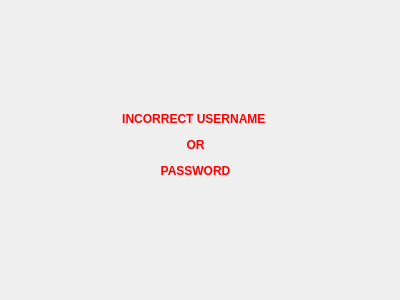
<?xml version="1.0" encoding="UTF-8"?>
<ui version="4.0">
 <class>Dialog</class>
 <widget class="QDialog" name="Dialog">
  <property name="geometry">
   <rect>
    <x>0</x>
    <y>0</y>
    <width>400</width>
    <height>300</height>
   </rect>
  </property>
  <property name="windowTitle">
   <string>Dialog</string>
  </property>
  <widget class="QLabel" name="error_msg">
   <property name="geometry">
    <rect>
     <x>50</x>
     <y>90</y>
     <width>291</width>
     <height>111</height>
    </rect>
   </property>
   <property name="text">
    <string>&lt;html&gt;&lt;head/&gt;&lt;body&gt;&lt;p align=&quot;center&quot;&gt;&lt;span style=&quot; font-weight:600; color:#ff0000;&quot;&gt;INCORRECT USERNAME &lt;/span&gt;&lt;/p&gt;&lt;p align=&quot;center&quot;&gt;&lt;span style=&quot; font-weight:600; color:#ff0000;&quot;&gt;OR&lt;/span&gt;&lt;/p&gt;&lt;p align=&quot;center&quot;&gt;&lt;span style=&quot; font-weight:600; color:#ff0000;&quot;&gt;PASSWORD&lt;/span&gt;&lt;/p&gt;&lt;/body&gt;&lt;/html&gt;</string>
   </property>
  </widget>
 </widget>
 <resources/>
 <connections/>
</ui>
